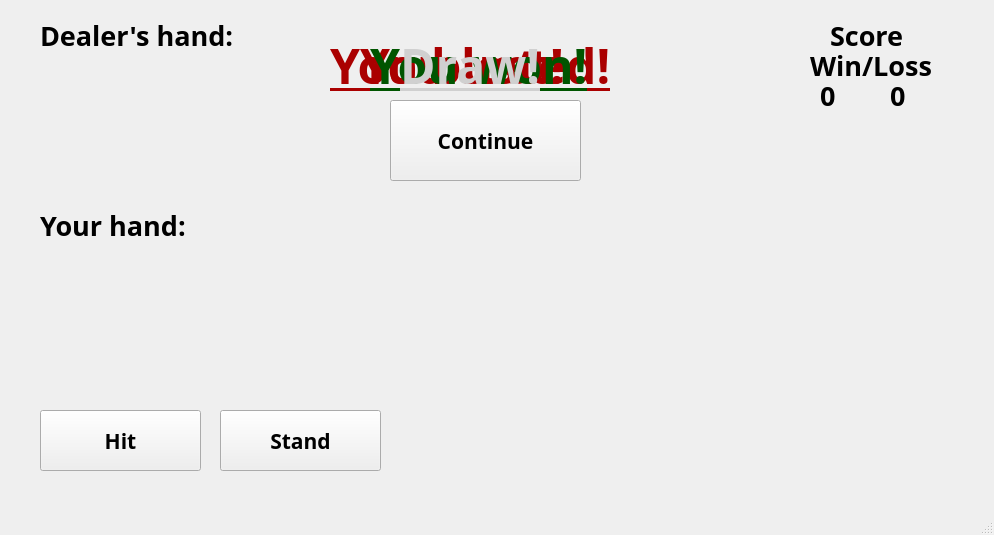
<?xml version="1.0" encoding="UTF-8"?>
<ui version="4.0">
 <class>BlackJackClass</class>
 <widget class="QMainWindow" name="BlackJackClass">
  <property name="geometry">
   <rect>
    <x>0</x>
    <y>0</y>
    <width>994</width>
    <height>535</height>
   </rect>
  </property>
  <property name="windowTitle">
   <string>BlackJack</string>
  </property>
  <widget class="QWidget" name="centralWidget">
   <widget class="QLabel" name="dealersHand">
    <property name="geometry">
     <rect>
      <x>40</x>
      <y>20</y>
      <width>231</width>
      <height>31</height>
     </rect>
    </property>
    <property name="font">
     <font>
      <family>Cascadia Mono SemiBold</family>
      <pointsize>20</pointsize>
      <bold>true</bold>
     </font>
    </property>
    <property name="text">
     <string>Dealer's hand:</string>
    </property>
   </widget>
   <widget class="QLabel" name="score">
    <property name="geometry">
     <rect>
      <x>830</x>
      <y>20</y>
      <width>91</width>
      <height>31</height>
     </rect>
    </property>
    <property name="font">
     <font>
      <family>Cascadia Mono SemiBold</family>
      <pointsize>20</pointsize>
      <bold>true</bold>
     </font>
    </property>
    <property name="text">
     <string>Score</string>
    </property>
   </widget>
   <widget class="QLabel" name="winlose">
    <property name="geometry">
     <rect>
      <x>810</x>
      <y>50</y>
      <width>131</width>
      <height>31</height>
     </rect>
    </property>
    <property name="font">
     <font>
      <family>Cascadia Mono SemiBold</family>
      <pointsize>20</pointsize>
      <bold>true</bold>
     </font>
    </property>
    <property name="text">
     <string>Win/Loss</string>
    </property>
   </widget>
   <widget class="QLabel" name="winCounter">
    <property name="geometry">
     <rect>
      <x>820</x>
      <y>80</y>
      <width>41</width>
      <height>31</height>
     </rect>
    </property>
    <property name="font">
     <font>
      <family>Cascadia Mono SemiBold</family>
      <pointsize>20</pointsize>
      <bold>true</bold>
     </font>
    </property>
    <property name="text">
     <string>0</string>
    </property>
   </widget>
   <widget class="QLabel" name="lossCounter">
    <property name="geometry">
     <rect>
      <x>890</x>
      <y>80</y>
      <width>41</width>
      <height>31</height>
     </rect>
    </property>
    <property name="font">
     <font>
      <family>Cascadia Mono SemiBold</family>
      <pointsize>20</pointsize>
      <bold>true</bold>
     </font>
    </property>
    <property name="text">
     <string>0</string>
    </property>
   </widget>
   <widget class="QLabel" name="playersHand">
    <property name="geometry">
     <rect>
      <x>40</x>
      <y>210</y>
      <width>161</width>
      <height>31</height>
     </rect>
    </property>
    <property name="font">
     <font>
      <family>Cascadia Mono SemiBold</family>
      <pointsize>20</pointsize>
      <bold>true</bold>
     </font>
    </property>
    <property name="text">
     <string>Your hand:</string>
    </property>
   </widget>
   <widget class="QLabel" name="dealersCard1">
    <property name="geometry">
     <rect>
      <x>40</x>
      <y>70</y>
      <width>81</width>
      <height>121</height>
     </rect>
    </property>
    <property name="text">
     <string/>
    </property>
    <property name="scaledContents">
     <bool>true</bool>
    </property>
   </widget>
   <widget class="QLabel" name="dealersCard2">
    <property name="geometry">
     <rect>
      <x>130</x>
      <y>70</y>
      <width>81</width>
      <height>121</height>
     </rect>
    </property>
    <property name="text">
     <string/>
    </property>
    <property name="scaledContents">
     <bool>true</bool>
    </property>
   </widget>
   <widget class="QLabel" name="dealersCard3">
    <property name="geometry">
     <rect>
      <x>220</x>
      <y>70</y>
      <width>81</width>
      <height>121</height>
     </rect>
    </property>
    <property name="text">
     <string/>
    </property>
    <property name="scaledContents">
     <bool>true</bool>
    </property>
   </widget>
   <widget class="QLabel" name="dealersCard4">
    <property name="geometry">
     <rect>
      <x>310</x>
      <y>70</y>
      <width>81</width>
      <height>121</height>
     </rect>
    </property>
    <property name="text">
     <string/>
    </property>
    <property name="scaledContents">
     <bool>true</bool>
    </property>
   </widget>
   <widget class="QLabel" name="dealersCard5">
    <property name="geometry">
     <rect>
      <x>400</x>
      <y>70</y>
      <width>81</width>
      <height>121</height>
     </rect>
    </property>
    <property name="text">
     <string/>
    </property>
    <property name="scaledContents">
     <bool>true</bool>
    </property>
   </widget>
   <widget class="QLabel" name="dealersCard6">
    <property name="geometry">
     <rect>
      <x>490</x>
      <y>70</y>
      <width>81</width>
      <height>121</height>
     </rect>
    </property>
    <property name="text">
     <string/>
    </property>
    <property name="scaledContents">
     <bool>true</bool>
    </property>
   </widget>
   <widget class="QLabel" name="playersCard3">
    <property name="geometry">
     <rect>
      <x>220</x>
      <y>250</y>
      <width>81</width>
      <height>121</height>
     </rect>
    </property>
    <property name="text">
     <string/>
    </property>
    <property name="scaledContents">
     <bool>true</bool>
    </property>
   </widget>
   <widget class="QLabel" name="playersCard2">
    <property name="geometry">
     <rect>
      <x>130</x>
      <y>250</y>
      <width>81</width>
      <height>121</height>
     </rect>
    </property>
    <property name="text">
     <string/>
    </property>
    <property name="scaledContents">
     <bool>true</bool>
    </property>
   </widget>
   <widget class="QLabel" name="playersCard1">
    <property name="geometry">
     <rect>
      <x>40</x>
      <y>250</y>
      <width>81</width>
      <height>121</height>
     </rect>
    </property>
    <property name="text">
     <string/>
    </property>
    <property name="scaledContents">
     <bool>true</bool>
    </property>
   </widget>
   <widget class="QLabel" name="playersCard6">
    <property name="geometry">
     <rect>
      <x>490</x>
      <y>250</y>
      <width>81</width>
      <height>121</height>
     </rect>
    </property>
    <property name="text">
     <string/>
    </property>
    <property name="scaledContents">
     <bool>true</bool>
    </property>
   </widget>
   <widget class="QLabel" name="playersCard5">
    <property name="geometry">
     <rect>
      <x>400</x>
      <y>250</y>
      <width>81</width>
      <height>121</height>
     </rect>
    </property>
    <property name="text">
     <string/>
    </property>
    <property name="scaledContents">
     <bool>true</bool>
    </property>
   </widget>
   <widget class="QLabel" name="playersCard4">
    <property name="geometry">
     <rect>
      <x>310</x>
      <y>250</y>
      <width>81</width>
      <height>121</height>
     </rect>
    </property>
    <property name="text">
     <string/>
    </property>
    <property name="scaledContents">
     <bool>true</bool>
    </property>
   </widget>
   <widget class="QLabel" name="dealersCard7">
    <property name="geometry">
     <rect>
      <x>580</x>
      <y>70</y>
      <width>81</width>
      <height>121</height>
     </rect>
    </property>
    <property name="text">
     <string/>
    </property>
    <property name="scaledContents">
     <bool>true</bool>
    </property>
   </widget>
   <widget class="QLabel" name="playersCard7">
    <property name="geometry">
     <rect>
      <x>580</x>
      <y>250</y>
      <width>81</width>
      <height>121</height>
     </rect>
    </property>
    <property name="text">
     <string/>
    </property>
    <property name="scaledContents">
     <bool>true</bool>
    </property>
   </widget>
   <widget class="QPushButton" name="hitButton">
    <property name="geometry">
     <rect>
      <x>40</x>
      <y>410</y>
      <width>161</width>
      <height>61</height>
     </rect>
    </property>
    <property name="font">
     <font>
      <family>Cascadia Code SemiBold</family>
      <pointsize>16</pointsize>
      <bold>true</bold>
     </font>
    </property>
    <property name="text">
     <string>Hit</string>
    </property>
   </widget>
   <widget class="QPushButton" name="standButton">
    <property name="geometry">
     <rect>
      <x>220</x>
      <y>410</y>
      <width>161</width>
      <height>61</height>
     </rect>
    </property>
    <property name="font">
     <font>
      <family>Cascadia Code SemiBold</family>
      <pointsize>16</pointsize>
      <bold>true</bold>
     </font>
    </property>
    <property name="text">
     <string>Stand</string>
    </property>
   </widget>
   <widget class="QLabel" name="bustedText">
    <property name="geometry">
     <rect>
      <x>330</x>
      <y>20</y>
      <width>311</width>
      <height>91</height>
     </rect>
    </property>
    <property name="palette">
     <palette>
      <active>
       <colorrole role="WindowText">
        <brush brushstyle="SolidPattern">
         <color alpha="255">
          <red>170</red>
          <green>0</green>
          <blue>0</blue>
         </color>
        </brush>
       </colorrole>
      </active>
      <inactive>
       <colorrole role="WindowText">
        <brush brushstyle="SolidPattern">
         <color alpha="255">
          <red>170</red>
          <green>0</green>
          <blue>0</blue>
         </color>
        </brush>
       </colorrole>
      </inactive>
      <disabled/>
     </palette>
    </property>
    <property name="font">
     <font>
      <family>Cascadia Mono SemiBold</family>
      <pointsize>36</pointsize>
      <bold>true</bold>
      <underline>true</underline>
     </font>
    </property>
    <property name="frameShape">
     <enum>QFrame::Shape::NoFrame</enum>
    </property>
    <property name="frameShadow">
     <enum>QFrame::Shadow::Plain</enum>
    </property>
    <property name="lineWidth">
     <number>2</number>
    </property>
    <property name="midLineWidth">
     <number>0</number>
    </property>
    <property name="text">
     <string>You busted!</string>
    </property>
   </widget>
   <widget class="QPushButton" name="continueButton">
    <property name="geometry">
     <rect>
      <x>390</x>
      <y>100</y>
      <width>191</width>
      <height>81</height>
     </rect>
    </property>
    <property name="font">
     <font>
      <family>Cascadia Code SemiBold</family>
      <pointsize>16</pointsize>
      <bold>true</bold>
     </font>
    </property>
    <property name="text">
     <string>Continue</string>
    </property>
   </widget>
   <widget class="QLabel" name="lostText">
    <property name="geometry">
     <rect>
      <x>360</x>
      <y>20</y>
      <width>291</width>
      <height>91</height>
     </rect>
    </property>
    <property name="palette">
     <palette>
      <active>
       <colorrole role="WindowText">
        <brush brushstyle="SolidPattern">
         <color alpha="255">
          <red>170</red>
          <green>0</green>
          <blue>0</blue>
         </color>
        </brush>
       </colorrole>
      </active>
      <inactive>
       <colorrole role="WindowText">
        <brush brushstyle="SolidPattern">
         <color alpha="255">
          <red>170</red>
          <green>0</green>
          <blue>0</blue>
         </color>
        </brush>
       </colorrole>
      </inactive>
      <disabled/>
     </palette>
    </property>
    <property name="font">
     <font>
      <family>Cascadia Mono SemiBold</family>
      <pointsize>36</pointsize>
      <bold>true</bold>
      <underline>true</underline>
     </font>
    </property>
    <property name="frameShape">
     <enum>QFrame::Shape::NoFrame</enum>
    </property>
    <property name="frameShadow">
     <enum>QFrame::Shadow::Plain</enum>
    </property>
    <property name="lineWidth">
     <number>2</number>
    </property>
    <property name="midLineWidth">
     <number>0</number>
    </property>
    <property name="text">
     <string>You lost!</string>
    </property>
   </widget>
   <widget class="QLabel" name="wonText">
    <property name="geometry">
     <rect>
      <x>370</x>
      <y>20</y>
      <width>231</width>
      <height>91</height>
     </rect>
    </property>
    <property name="palette">
     <palette>
      <active>
       <colorrole role="WindowText">
        <brush brushstyle="SolidPattern">
         <color alpha="255">
          <red>0</red>
          <green>85</green>
          <blue>0</blue>
         </color>
        </brush>
       </colorrole>
      </active>
      <inactive>
       <colorrole role="WindowText">
        <brush brushstyle="SolidPattern">
         <color alpha="255">
          <red>0</red>
          <green>85</green>
          <blue>0</blue>
         </color>
        </brush>
       </colorrole>
      </inactive>
      <disabled/>
     </palette>
    </property>
    <property name="font">
     <font>
      <family>Cascadia Mono SemiBold</family>
      <pointsize>36</pointsize>
      <bold>true</bold>
      <underline>true</underline>
     </font>
    </property>
    <property name="frameShape">
     <enum>QFrame::Shape::NoFrame</enum>
    </property>
    <property name="frameShadow">
     <enum>QFrame::Shadow::Plain</enum>
    </property>
    <property name="lineWidth">
     <number>2</number>
    </property>
    <property name="midLineWidth">
     <number>0</number>
    </property>
    <property name="text">
     <string>You won!</string>
    </property>
   </widget>
   <widget class="QLabel" name="drawText">
    <property name="geometry">
     <rect>
      <x>400</x>
      <y>20</y>
      <width>231</width>
      <height>91</height>
     </rect>
    </property>
    <property name="palette">
     <palette>
      <active>
       <colorrole role="WindowText">
        <brush brushstyle="SolidPattern">
         <color alpha="255">
          <red>208</red>
          <green>208</green>
          <blue>208</blue>
         </color>
        </brush>
       </colorrole>
      </active>
      <inactive>
       <colorrole role="WindowText">
        <brush brushstyle="SolidPattern">
         <color alpha="255">
          <red>208</red>
          <green>208</green>
          <blue>208</blue>
         </color>
        </brush>
       </colorrole>
      </inactive>
      <disabled/>
     </palette>
    </property>
    <property name="font">
     <font>
      <family>Cascadia Mono SemiBold</family>
      <pointsize>36</pointsize>
      <bold>true</bold>
      <underline>true</underline>
     </font>
    </property>
    <property name="frameShape">
     <enum>QFrame::Shape::NoFrame</enum>
    </property>
    <property name="frameShadow">
     <enum>QFrame::Shadow::Plain</enum>
    </property>
    <property name="lineWidth">
     <number>2</number>
    </property>
    <property name="midLineWidth">
     <number>0</number>
    </property>
    <property name="text">
     <string>Draw!</string>
    </property>
   </widget>
  </widget>
  <widget class="QStatusBar" name="statusBar">
   <property name="enabled">
    <bool>true</bool>
   </property>
  </widget>
 </widget>
 <layoutdefault spacing="6" margin="11"/>
 <resources/>
 <connections/>
</ui>
